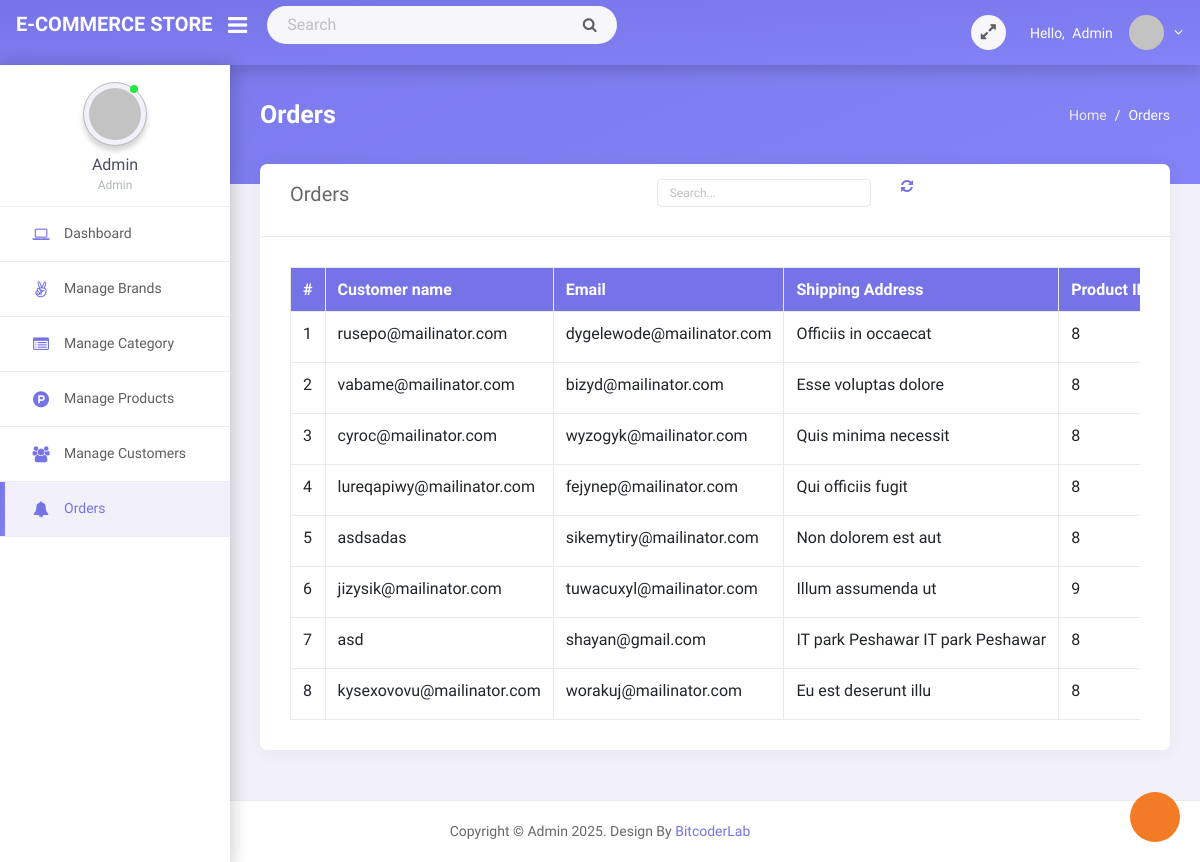
/admin/manage_orders.php (signed in), run on the app's committed database.
### tables this page shows
CREATE TABLE `orders` (
  `id` int(11) NOT NULL,
  `product_id` int(11) NOT NULL,
  `customer_id` int(11) NOT NULL,
  `quantity` int(11) NOT NULL,
  `price` int(11) NOT NULL,
  `total_price` int(11) NOT NULL,
  `payment_method` varchar(255) NOT NULL,
  `status` enum('pending','complete','cancel') NOT NULL DEFAULT 'pending',
  `created_at` timestamp NOT NULL DEFAULT current_timestamp() ON UPDATE current_timestamp()
);

CREATE TABLE `customers` (
  `id` int(11) NOT NULL,
  `name` varchar(255) NOT NULL,
  `email` varchar(255) NOT NULL,
  `address` varchar(255) NOT NULL,
  `shipping_address` varchar(255) NOT NULL,
  `created_at` timestamp NOT NULL DEFAULT current_timestamp() ON UPDATE current_timestamp()
);

### admin/manage_orders.php (the view, shortened to what this page needs)
<?php require './process/connection.php'; ?>
<?php
if (isset($_GET['search'])) {
    $search = $_GET['search'];
    $query = "SELECT orders.*, products.title AS product,
    customers.name AS customer,
    customers.shipping_address AS address
    FROM orders
    LEFT JOIN products ON products.id = orders.product_id
    LEFT JOIN customers ON customers.id = orders.customer_id
    WHERE products.title LIKE '%$search%'
    OR products.id LIKE '%$search%'
    OR products.price LIKE '%$search%'
    OR orders.quantity LIKE '%$search%'
    OR customers.name LIKE '%$search%'
    OR orders.status LIKE '%$search%'
    ";
$exe = mysqli_query($connect, $query);
$orders = [];
while ($fetch = mysqli_fetch_array($exe)) {
    $orders[] = $fetch;
}
} else {
$query = "SELECT orders.*, products.title AS product,
    customers.name AS customer, customers.email,
    customers.shipping_address AS address
    FROM orders
    LEFT JOIN products ON products.id = orders.product_id
    LEFT JOIN customers ON customers.id = orders.customer_id
    ";
$exe = mysqli_query($connect, $query);
$orders = [];
while ($fetch = mysqli_fetch_array($exe)) {
    $orders[] = $fetch;
}
}
?>
<?php require './include/head.php'; ?>
<div class="main-wrapper">
    <?php require './include/nav.php'; ?>
    <?php require './include/aside.php'; ?>
    <div class="app-content">
        <section class="section">
            <div class="page-header pt-0">
                <h4 class="page-title">Orders</h4>
                <ol class="breadcrumb">
                    <li class="breadcrumb-item"><a href="#" class="text-light-color">Home</a></li>
                    <li class="breadcrumb-item active" aria-current="page">Orders</li>
                </ol>
            </div>
            <div class="row">
                <div class="col-lg-12">
                    <div class="card">
                        <div class="card-header">
                            <div class="row">
                                <div class="col-md-10">
                                    <div class="row">
                                        <div class="col-md-6">
                                            <h4>Orders</h4>
                                        </div>
                                        <div class="col-md-6">
                                            <div class="row">
                                                <div class="col-md-8">
                                                    <form action="">
                                                        <input type="search" name="search" class="form-control" placeholder="Search...">
                                                    </form>
                                                </div>
                                                <div class="col-md-4">
                                                    <a href="manage_orders.php"><i class="fa fa-refresh"></i></a>
                                                </div>
                                            </div>
                                        </div>
                                    </div>
                                </div>
                            </div>
                        </div>
                        <div class="card-body">
                            <div class="table-responsive">
                                <table class="table table-bordered mb-0 text-nowrap">
                                    <tr class="bg-primary">
                                        <th>#</th>
                                        <th>Customer name</th>
                                         <th>Email</th>
                                          <th>Shipping Address</th>
                                        <th>Product ID</th>
                                    </tr>
                                    <?php $index = 1;
                                    foreach ($orders as $order) : ?>
                                        <tr>
                                            <td><?php echo $index; ?></td>
                                            <td><?php echo $order['customer']; ?></td>
                                            <td><?php echo $order['email']; ?></td>
                                            <td><?php echo $order['address']; ?></td>
                                            <td><?php echo $order['product_id']; ?></td>
                                        </tr>
                                    <?php $index++;
                                    endforeach; ?>
                                </table>
                            </div>
                        </div>
                    </div>
                </div>
            </div>
        </section>
    </div>
</div>
<?php require './include/footer.php'; ?>

### admin/assets/css/sidemenu.css (style rules this page uses)
.app-content { min-height: calc(100vh - 50px); margin-top: 50px; margin-bottom: 0 !important; -webkit-transition: margin-left 0.3s ease; -o-transition: margin-left 0.3s ease; transition: margin-left 0.3s ease; padding: 40px 30px 0 30px; overflow: hidden; }
@media (min-width: 768px) { .app-content { margin-left: 230px; } }

### data on the page
orders: customer.name "rusepo@mailinator.com", customer.email "dygelewode@mailinator.com", customer.shipping_address "Officiis in occaecat", product "8"
orders: customer.name "vabame@mailinator.com", customer.email "bizyd@mailinator.com", customer.shipping_address "Esse voluptas dolore", product "8"
orders: customer.name "cyroc@mailinator.com", customer.email "wyzogyk@mailinator.com", customer.shipping_address "Quis minima necessit", product "8"
orders: customer.name "lureqapiwy@mailinator.com", customer.email "fejynep@mailinator.com", customer.shipping_address "Qui officiis fugit", product "8"
orders: customer.name "asdsadas", customer.email "sikemytiry@mailinator.com", customer.shipping_address "Non dolorem est aut", product "8"
orders: customer.name "jizysik@mailinator.com", customer.email "tuwacuxyl@mailinator.com", customer.shipping_address "Illum assumenda ut", product "9"
orders: customer.name "asd", customer.email "shayan@gmail.com", customer.shipping_address "IT park Peshawar IT park Peshawar", product "8"
orders: customer.name "kysexovovu@mailinator.com", customer.email "worakuj@mailinator.com", customer.shipping_address "Eu est deserunt illu", product "8"

### other printed values
$_SESSION['ADMINNAME'] "Admin"
